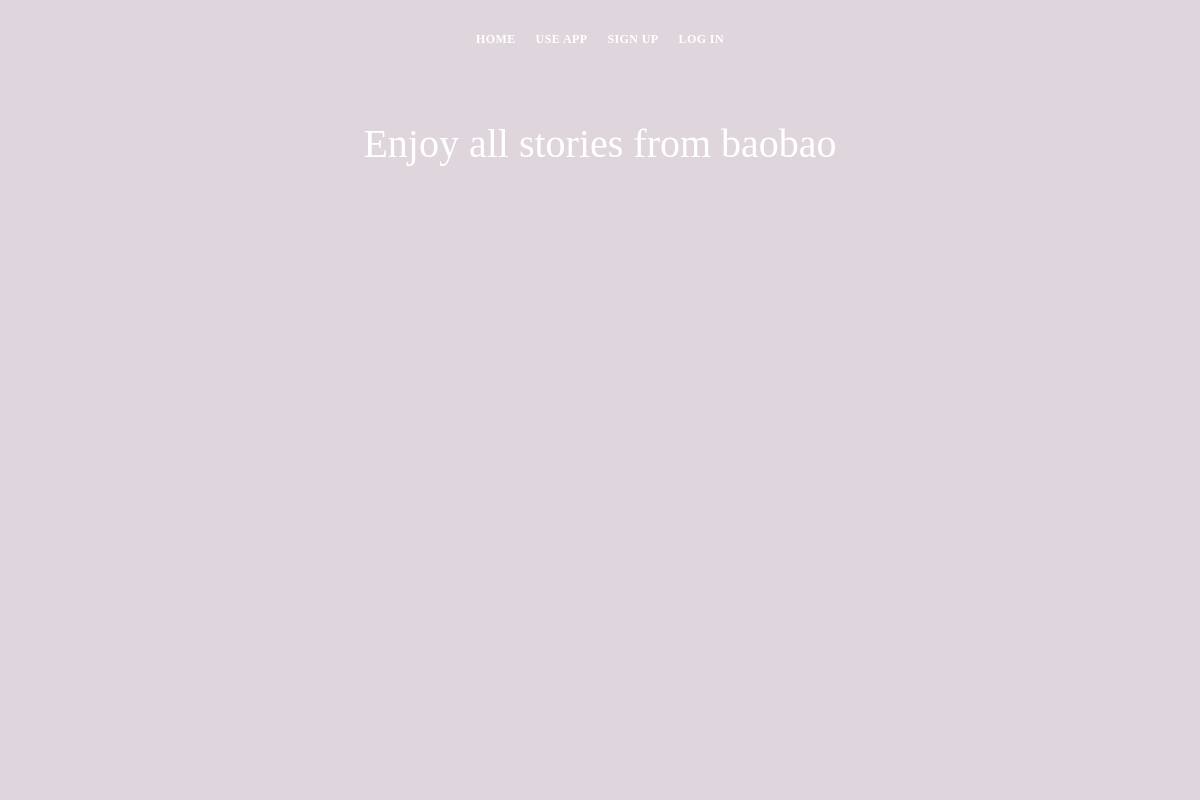
Page /other_user_blogs/1 on the earlier database version.
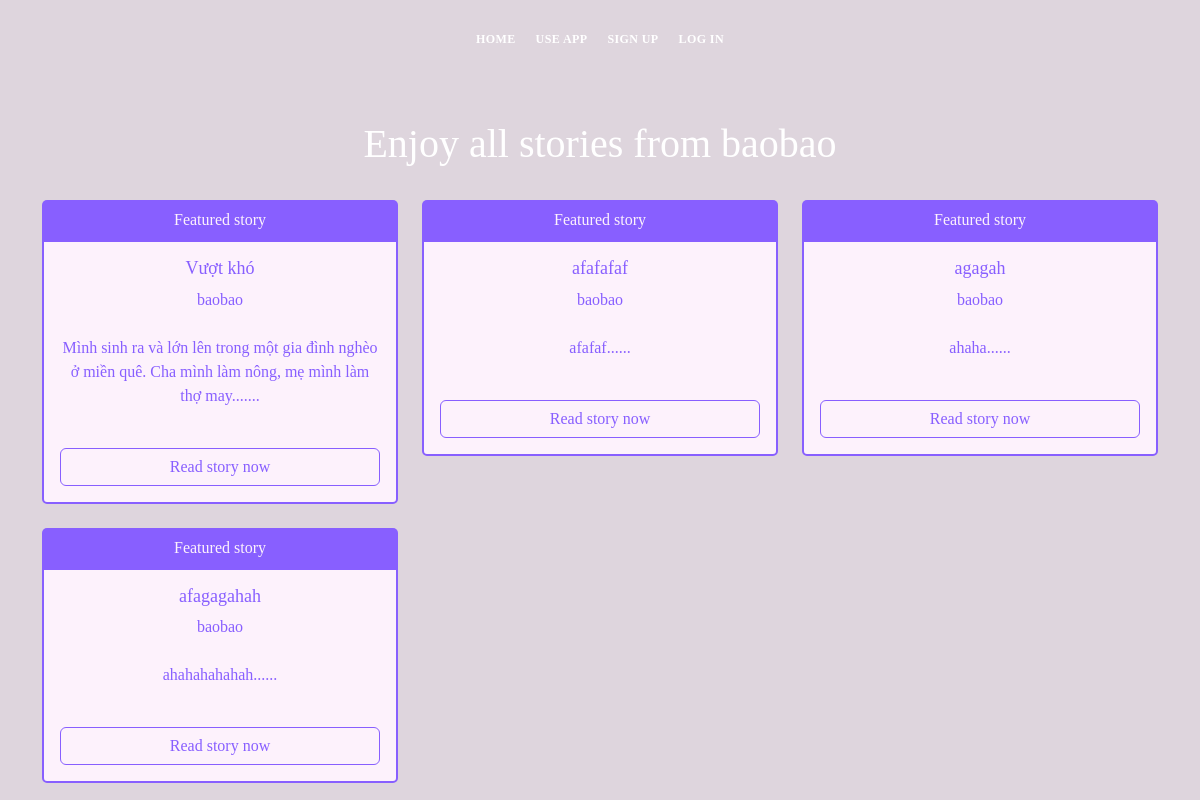
Same page on the later database version.
### app.py (models this page shows, shortened)
class Blogs(db.Model):
    id = db.Column(db.Integer, primary_key=True)
    title = db.Column(db.String(255), nullable=False)
    content = db.Column(db.Text, nullable=False)
    date_posted = db.Column(db.DateTime, default=datetime.utcnow)
    blog_commented = db.relationship('Comments', backref='blog_commented')
    blog_reacted = db.relationship('Reactions', backref='blog_reacted')
    tags = db.relationship('Reactions', backref='blog_tags')
    blog_bookmarked = db.relationship('Reactions', backref='blog_bookmarked')
    poster_id = db.Column(db.Integer, db.ForeignKey('users.id'))

class Users(db.Model, UserMixin):
    id = db.Column(db.Integer, primary_key=True)
    name = db.Column(db.String(200), nullable=False)
    email =  db.Column(db.String(120), nullable=False, unique=True)
    user_name = db.Column(db.String(120), nullable=False)
    password_hash = db.Column(db.String(200))
    posts = db.relationship('Blogs', backref='poster')
    comments = db.relationship('Comments', backref='commenter')
    reacts = db.relationship('Reactions', backref='reacter')
    bookmarks = db.relationship('BookMarks', backref='bookmarker')
    @property
    def password():
        raise AttributeError('password is not a readable attribute')
    date_added = db.Column(db.DateTime, default=datetime.utcnow)

### app.py (the view)
@app.route("/other_user_blogs/<int:id>", methods=["GET", "POST"])
def other_user_blogs(id):
    user = Users.query.get_or_404(id)
    all_blogs = Blogs.query.order_by(Blogs.date_posted)
    return render_template('other_user_blogs.html', user=user, all_blogs=all_blogs)

### app.py (called while the page is built)
@app.context_processor
def base():
    form = SearchForm()
    return dict(form=form)

### templates/other_user_blogs.html
{% include 'navbar.html' %}
<div id="hero" class="hero route bg-image">
    <div class="overlay-itro"></div>
    <div class="hero-content display-table">
        <div class="table-cell-2">
            <h1>Enjoy all stories from {{user.user_name}}</h1>
            <div class="container">
                <div class="row">
                    {% for blog in all_blogs %}
                        {% if blog.poster.id == user.id %}
                            <div class="col-4 mt-4">
                                <div class="card">
                                    <div class="card-header card-secondary-color">
                                        Featured story
                                    </div>
                                    <div class="card-body card-primary-color">
                                        <h3 class="card-title">{{blog.title}}</h3>
                                        <a href="{{url_for('other_user_blogs', id=blog.poster.id)}}"><p class="card-text">{{blog.poster.user_name}}</p></a>
                                        <p class="card-text mt-4">{{blog.content[:100]}}......</p>
                                        <br>
                                        <div class="d-grid gap-2">
                                            <a href="{{url_for('blog', id=blog.id)}}" class="btn btn-outline-primary">Read story now</a>
                                        </div>
                                    </div>
                                </div>
                            </div>
                        {% endif %}
                    {% endfor %}
                </div>
            </div>
        </div>
    </div>
</div>

Differences in the rows shown:
now on this page (row edited): Blogs: title "Vượt khó", poster.user_name "baobao", content "Mình sinh ra và lớn lên trong một gia đình nghèo ở miền quê. Cha mình làm nông, mẹ mình làm thợ may."
added Blogs: title "afafafaf", poster.user_name "baobao", content "afafaf"
added Blogs: title "agagah", poster.user_name "baobao", content "ahaha"
added Blogs: title "afagagahah", poster.user_name "baobao", content "ahahahahahah"
